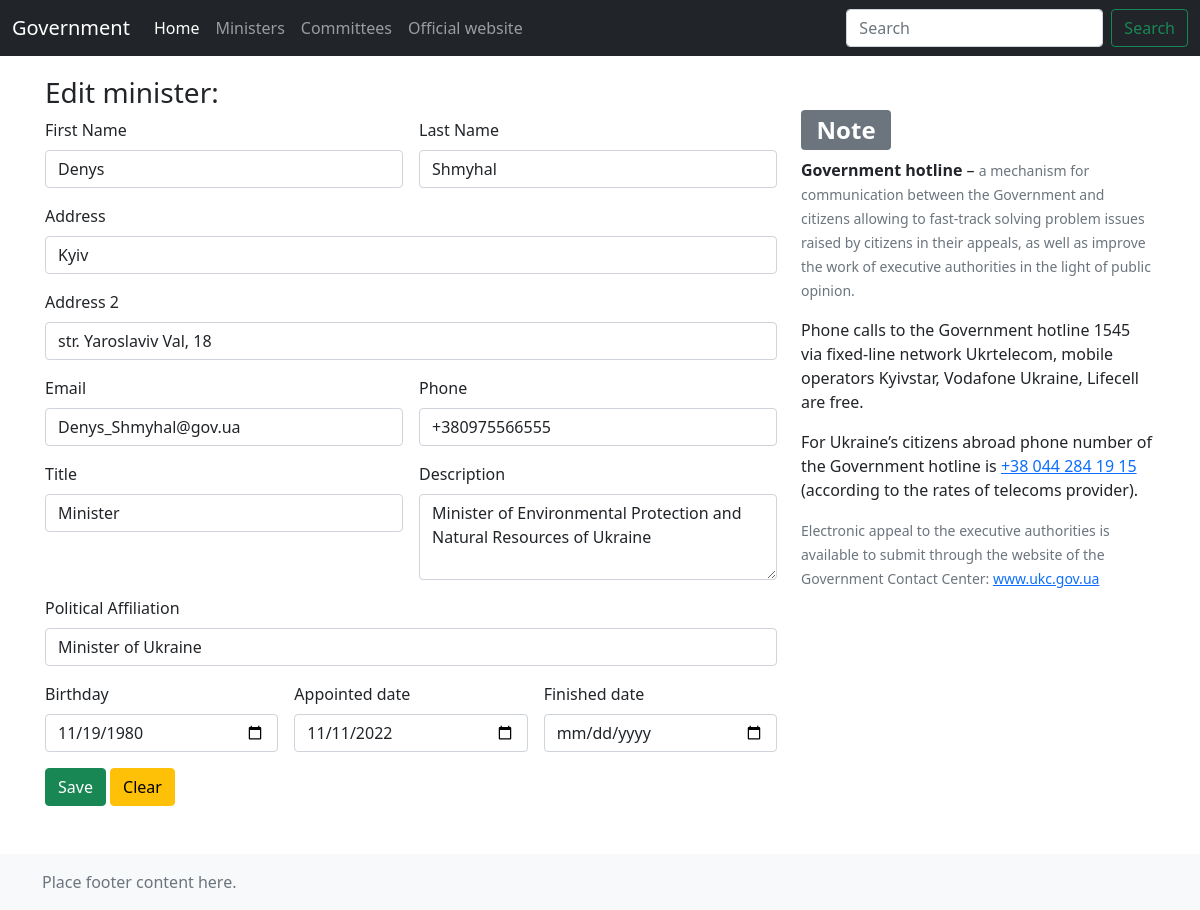
Page /edit_minister.php?id=1 on the committed database.
### tables this page shows
CREATE TABLE IF NOT EXISTS `minister` (
  `id` INT NOT NULL AUTO_INCREMENT,
  `user_id` INT NOT NULL,
  `title` VARCHAR(45) NULL,
  `description` VARCHAR(256) NULL,
  `appointed_date` DATE NULL,
  `finished_date` DATE NULL,
  `cabmin_id` INT NOT NULL,
  PRIMARY KEY (`id`),
  INDEX `fk_minister_user1_idx` (`user_id` ASC) VISIBLE,
  INDEX `fk_minister_cabmin1_idx` (`cabmin_id` ASC) VISIBLE,
  CONSTRAINT `fk_minister_user1`
    FOREIGN KEY (`user_id`)
    REFERENCES `user` (`id`)
    ON DELETE NO ACTION
    ON UPDATE NO ACTION,
  CONSTRAINT `fk_minister_cabmin1`
    FOREIGN KEY (`cabmin_id`)
    REFERENCES `cabmin` (`id`)
    ON DELETE NO ACTION
    ON UPDATE NO ACTION);

CREATE TABLE IF NOT EXISTS `user` (
  `id` INT NOT NULL AUTO_INCREMENT,
  `email` VARCHAR(45) NOT NULL,
  `first_name` VARCHAR(45) NULL,
  `last_name` VARCHAR(45) NULL,
  `phone` VARCHAR(45) NULL,
  `address1` VARCHAR(45) NULL,
  `address2` VARCHAR(45) NULL,
  `political_affiliation` VARCHAR(45) NULL,
  `birth_date` DATE NULL,
  `committee_id` INT NULL,
  PRIMARY KEY (`id`));

### public/edit_minister.php (the view, shortened to what this page needs)
<?php include "templates/head.php"?>
<main class="flex-shrink-0">
    <div class="container">
        <div class="row">
            <div class="col-md-8">
                <?php
                $id = null;
                $submit = null;
                if(!empty($_GET)) {
                    $id = (int) $_GET['id'];
                }
                if ($submit && isset($mysqli)) {
                    $title = $_POST['title'];
                    $description = $_POST['description'];
                    $appointed_date = $_POST['appointed_date'];
                    $finished_date = $_POST['finished_date'];
                    $userId = (int) $_POST['user_id'];
                    $ministerId = (int) $_POST['minister_id'];
                    $email = $_POST['email'];
                    $first_name = $_POST['first_name'];
                    $last_name = $_POST['last_name'];
                    $address1 = $_POST['address1'];
                    $address2 = $_POST['address2'];
                    $phone = $_POST['phone'];
                    $political_affiliation = $_POST['political_affiliation'];
                    $birth_date = $_POST['birth_date'];
                    $stmt = $mysqli->prepare("UPDATE minister SET title=?, description=?, appointed_date=?, finished_date=? WHERE id=?");
                    $stmt->bind_param('ssssd', $title, $description, $appointed_date, $finished_date, $ministerId);
                    $stmtUser = $mysqli->prepare("UPDATE user SET email=?, first_name=?, last_name=?, address1=?, address2=?, phone=?,
                political_affiliation=?, birth_date=? WHERE id=?");
                    $stmtUser->bind_param('ssssssssd', $email, $first_name, $last_name, $address1, $address2, $phone, $political_affiliation, $birth_date, $userId);
                    if ($stmt->execute() && $stmtUser->execute()) {
                        print_r('<h4>Done!</h4><p><a href="ministers.php" type="button" class="btn btn-link">Ministers list</a>');
                    }
                    $mysqli -> close();
                } else {
                    if ($id && isset($mysqli)) {
                            $sql = sprintf("SELECT
                                                minister.title,
                                                minister.description,
                                                minister.appointed_date,
                                                minister.finished_date,
                                                minister.user_id,
                                                user.email,
                                                user.first_name,
                                                user.last_name,
                                                user.address1,
                                                user.address2,
                                                user.phone,
                                                user.political_affiliation,
                                                user.birth_date
                                                FROM minister
                                                INNER JOIN user ON minister.user_id = user.id
                                                WHERE minister.id = %d", $id);
                            $result = $mysqli->query($sql);
                            $minister = $result->fetch_assoc();
                    ?>
                    <p> <h3> Edit minister: </h3>
                    <form method="POST" class="row g-3">
                        <div class="col-md-6">
                            <label for="inputName1" class="form-label">First Name</label>
                            <input type="text" name="first_name" class="form-control" id="inputName1" value='<?php echo $minister["first_name"];?>'>
                        </div>
                        <div class="col-md-6">
                            <label for="inputName2" class="form-label">Last Name</label>
                            <input type="text" name="last_name" class="form-control" id="inputName2" value='<?php echo $minister["last_name"];?>'>
                        </div>
                        <div class="col-12">
                            <label for="inputAddress" class="form-label">Address</label>
                            <input type="text" class="form-control" name="address1" id="inputAddress" placeholder="City" value='<?php echo $minister["address1"];?>'>
                        </div>
                        <div class="col-12">
                            <label for="inputAddress2" class="form-label">Address 2</label>
                            <input type="text" name="address2" class="form-control" id="inputAddress2" placeholder="Stree, Apartment, studio, or floor" value='<?php echo $minister["address2"];?>'>
                        </div>
                        <div class="col-md-6">
                            <label for="inputEmail4" class="form-label">Email</label>
                            <input type="email" class="form-control" name="email" id="inputEmail4" value='<?php echo $minister["email"];?>'>
                        </div>
                        <div class="col-md-6">
                            <label for="inputPassword4" class="form-label">Phone</label>
                            <input type="text" class="form-control" id="inputPassword4" name="phone"  value='<?php echo $minister["phone"];?>'>
                        </div>
                        <div class="col-md-6">
                            <label for="exampleFormControlInput1" class="form-label">Title</label>
                            <input type="text" class="form-control" name="title"  value='<?php echo $minister["title"];?>' id="exampleFormControlInput1" placeholder="title">
                        </div>
                        <div class="col-md-6">
                            <label for="exampleFormControlTextarea1" class="form-label">Description</label>
                            <textarea class="form-control" name="description"  id="exampleFormControlTextarea1" rows="3"><?php echo $minister["description"];?></textarea>
                        </div>
                        <div class="col-md-12">
                            <label for="inputPol" class="form-label">Political Affiliation</label>
                            <input type="text" class="form-control" id="inputPol" name="political_affiliation" value='<?php echo $minister["political_affiliation"];?>'>
                        </div>
                        <div class="col-md-4">
                            <label for="Birthday" class="form-label">Birthday</label>
                            <input type="date" class="form-control" id="Birthday" name="birth_date" value='<?php echo $minister["birth_date"];?>'>
                        </div>
                        <div class="col-md-4">
                            <label for="appointed_date" class="form-label">Appointed date</label>
                            <input type="date" class="form-control" name="appointed_date" id="appointed_date" value='<?php echo $minister["appointed_date"];?>'>
                        </div>
                        <div class="col-md-4">
                            <label for="finished_date" class="form-label">Finished date</label>
                            <input type="date" name="finished_date" class="form-control" id="finished_date" value='<?php echo $minister["finished_date"];?>'>
                        </div>
                        <div class="col-12 mb-5">
                            <input type=submit name="submit" class="btn btn-success" value="Save">
                            <input type=reset value="Clear" class="btn btn-warning">
                        </div>
                    </form>
                    <?php
                }  else {
                        printf('Sorry, Object Not found.');
                    }
                }     ?>
            </div>
            <?php include "templates/sidebar.php"?>
        </div>
    </div>
</main>
<?php include "templates/footer.php"?>

### public/sticky-footer-navbar.css (style rules this page uses)
main > .container { padding: 60px 15px 0; }

### rows in the picture
minister: first_name "Denys", last_name "Shmyhal", address1 "Kyiv", address2 "str. Yaroslaviv Val, 18", email "Denys_Shmyhal@gov.ua", phone "+380975566555", title "Minister", description "Minister of Environmental Protection and Natural Resources of Ukraine", political_affiliation "Minister of Ukraine", birth_date "11/19/1980", appointed_date "11/11/2022"
